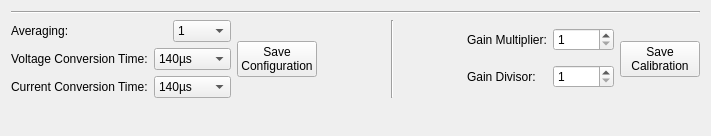
<?xml version="1.0" encoding="UTF-8"?>
<ui version="4.0">
 <class>VoltageCurrent</class>
 <widget class="QWidget" name="VoltageCurrent">
  <property name="geometry">
   <rect>
    <x>0</x>
    <y>0</y>
    <width>711</width>
    <height>136</height>
   </rect>
  </property>
  <property name="windowTitle">
   <string>Form</string>
  </property>
  <layout class="QVBoxLayout" name="main_layout">
   <item>
    <widget class="Line" name="line">
     <property name="orientation">
      <enum>Qt::Horizontal</enum>
     </property>
    </widget>
   </item>
   <item>
    <layout class="QHBoxLayout" name="horizontalLayout">
     <item>
      <layout class="QVBoxLayout" name="verticalLayout_3">
       <item>
        <layout class="QHBoxLayout" name="horizontalLayout_4">
         <item>
          <widget class="QLabel" name="label_5">
           <property name="text">
            <string>Averaging:</string>
           </property>
          </widget>
         </item>
         <item>
          <widget class="QComboBox" name="averaging_box">
           <property name="sizePolicy">
            <sizepolicy hsizetype="Fixed" vsizetype="Fixed">
             <horstretch>0</horstretch>
             <verstretch>0</verstretch>
            </sizepolicy>
           </property>
           <item>
            <property name="text">
             <string>1</string>
            </property>
           </item>
           <item>
            <property name="text">
             <string>4</string>
            </property>
           </item>
           <item>
            <property name="text">
             <string>16</string>
            </property>
           </item>
           <item>
            <property name="text">
             <string>64</string>
            </property>
           </item>
           <item>
            <property name="text">
             <string>128</string>
            </property>
           </item>
           <item>
            <property name="text">
             <string>256</string>
            </property>
           </item>
           <item>
            <property name="text">
             <string>512</string>
            </property>
           </item>
           <item>
            <property name="text">
             <string>1024</string>
            </property>
           </item>
          </widget>
         </item>
        </layout>
       </item>
       <item>
        <layout class="QHBoxLayout" name="horizontalLayout_5">
         <item>
          <widget class="QLabel" name="label_6">
           <property name="text">
            <string>Voltage Conversion Time:</string>
           </property>
          </widget>
         </item>
         <item>
          <widget class="QComboBox" name="voltage_box">
           <property name="sizePolicy">
            <sizepolicy hsizetype="Fixed" vsizetype="Fixed">
             <horstretch>0</horstretch>
             <verstretch>0</verstretch>
            </sizepolicy>
           </property>
           <item>
            <property name="text">
             <string>140µs</string>
            </property>
           </item>
           <item>
            <property name="text">
             <string>204µs</string>
            </property>
           </item>
           <item>
            <property name="text">
             <string>332µs</string>
            </property>
           </item>
           <item>
            <property name="text">
             <string>588µs</string>
            </property>
           </item>
           <item>
            <property name="text">
             <string>1.1ms</string>
            </property>
           </item>
           <item>
            <property name="text">
             <string>2.116ms</string>
            </property>
           </item>
           <item>
            <property name="text">
             <string>4.156ms</string>
            </property>
           </item>
           <item>
            <property name="text">
             <string>8.244ms</string>
            </property>
           </item>
          </widget>
         </item>
        </layout>
       </item>
       <item>
        <layout class="QHBoxLayout" name="horizontalLayout_6">
         <item>
          <widget class="QLabel" name="label_7">
           <property name="text">
            <string>Current Conversion Time:</string>
           </property>
          </widget>
         </item>
         <item>
          <widget class="QComboBox" name="current_box">
           <property name="sizePolicy">
            <sizepolicy hsizetype="Fixed" vsizetype="Fixed">
             <horstretch>0</horstretch>
             <verstretch>0</verstretch>
            </sizepolicy>
           </property>
           <item>
            <property name="text">
             <string>140µs</string>
            </property>
           </item>
           <item>
            <property name="text">
             <string>204µs</string>
            </property>
           </item>
           <item>
            <property name="text">
             <string>332µs</string>
            </property>
           </item>
           <item>
            <property name="text">
             <string>588µs</string>
            </property>
           </item>
           <item>
            <property name="text">
             <string>1.1ms</string>
            </property>
           </item>
           <item>
            <property name="text">
             <string>2.116ms</string>
            </property>
           </item>
           <item>
            <property name="text">
             <string>4.156ms</string>
            </property>
           </item>
           <item>
            <property name="text">
             <string>8.244ms</string>
            </property>
           </item>
          </widget>
         </item>
        </layout>
       </item>
      </layout>
     </item>
     <item>
      <widget class="QPushButton" name="save_conf_button">
       <property name="sizePolicy">
        <sizepolicy hsizetype="Expanding" vsizetype="Fixed">
         <horstretch>0</horstretch>
         <verstretch>0</verstretch>
        </sizepolicy>
       </property>
       <property name="text">
        <string>Save
Configuration</string>
       </property>
      </widget>
     </item>
     <item>
      <spacer name="horizontalSpacer">
       <property name="orientation">
        <enum>Qt::Horizontal</enum>
       </property>
       <property name="sizeHint" stdset="0">
        <size>
         <width>40</width>
         <height>20</height>
        </size>
       </property>
      </spacer>
     </item>
     <item>
      <widget class="Line" name="line_2">
       <property name="orientation">
        <enum>Qt::Vertical</enum>
       </property>
      </widget>
     </item>
     <item>
      <spacer name="horizontalSpacer_2">
       <property name="orientation">
        <enum>Qt::Horizontal</enum>
       </property>
       <property name="sizeHint" stdset="0">
        <size>
         <width>40</width>
         <height>20</height>
        </size>
       </property>
      </spacer>
     </item>
     <item>
      <layout class="QHBoxLayout" name="layout_cal">
       <item>
        <layout class="QVBoxLayout" name="verticalLayout_2">
         <item>
          <layout class="QHBoxLayout" name="horizontalLayout_2">
           <item>
            <widget class="QLabel" name="label_2">
             <property name="text">
              <string>Gain Multiplier:</string>
             </property>
            </widget>
           </item>
           <item>
            <widget class="QSpinBox" name="gainmul_spinbox">
             <property name="sizePolicy">
              <sizepolicy hsizetype="Fixed" vsizetype="Fixed">
               <horstretch>0</horstretch>
               <verstretch>0</verstretch>
              </sizepolicy>
             </property>
             <property name="minimum">
              <number>1</number>
             </property>
             <property name="maximum">
              <number>65536</number>
             </property>
            </widget>
           </item>
          </layout>
         </item>
         <item>
          <layout class="QHBoxLayout" name="horizontalLayout_3">
           <item>
            <widget class="QLabel" name="label_3">
             <property name="text">
              <string>Gain Divisor:</string>
             </property>
            </widget>
           </item>
           <item>
            <widget class="QSpinBox" name="gaindiv_spinbox">
             <property name="sizePolicy">
              <sizepolicy hsizetype="Fixed" vsizetype="Fixed">
               <horstretch>0</horstretch>
               <verstretch>0</verstretch>
              </sizepolicy>
             </property>
             <property name="minimum">
              <number>1</number>
             </property>
             <property name="maximum">
              <number>65536</number>
             </property>
            </widget>
           </item>
          </layout>
         </item>
        </layout>
       </item>
       <item>
        <widget class="QPushButton" name="save_cal_button">
         <property name="sizePolicy">
          <sizepolicy hsizetype="Expanding" vsizetype="Fixed">
           <horstretch>0</horstretch>
           <verstretch>0</verstretch>
          </sizepolicy>
         </property>
         <property name="text">
          <string>Save
Calibration</string>
         </property>
        </widget>
       </item>
      </layout>
     </item>
    </layout>
   </item>
   <item>
    <spacer name="verticalSpacer">
     <property name="orientation">
      <enum>Qt::Vertical</enum>
     </property>
     <property name="sizeHint" stdset="0">
      <size>
       <width>20</width>
       <height>40</height>
      </size>
     </property>
    </spacer>
   </item>
  </layout>
 </widget>
 <resources/>
 <connections/>
</ui>
